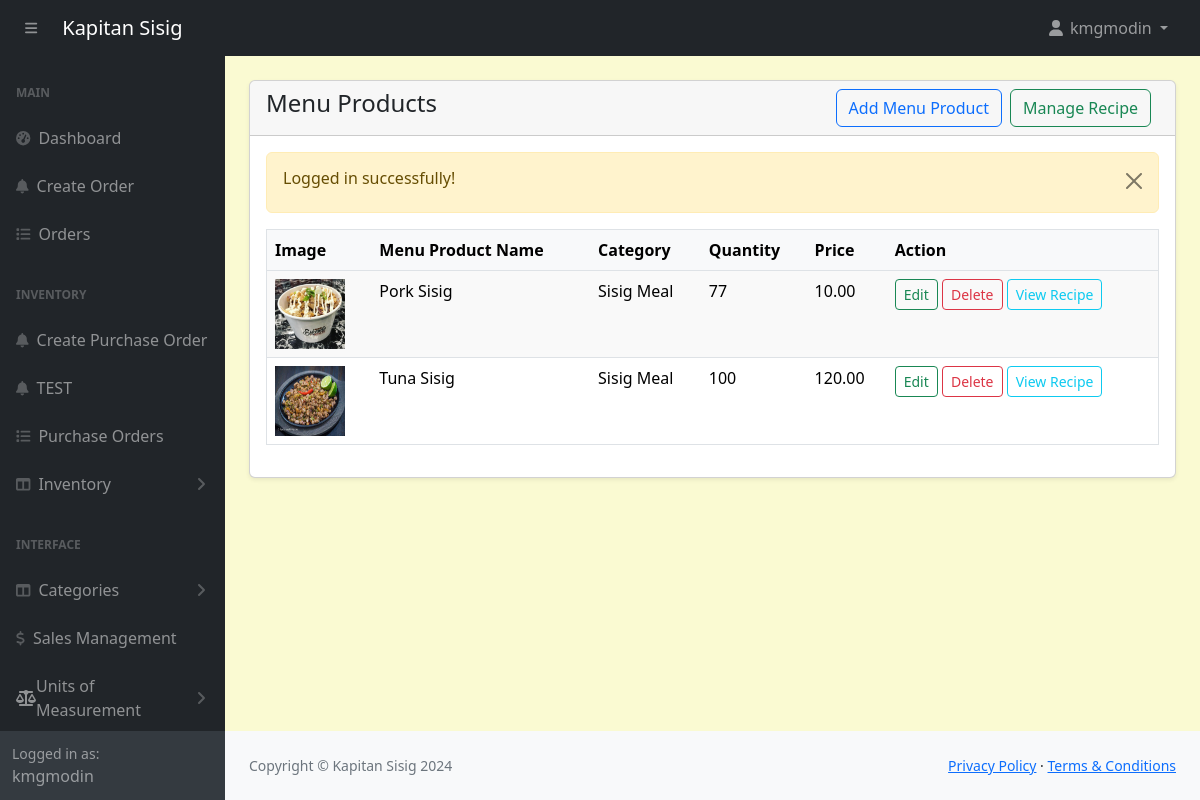
The page /POS-System-KapitanSisig/admin/products.php (signed in) on the database its author committed.
### tables this page shows
CREATE TABLE `products` (
  `id` int(11) NOT NULL,
  `category_id` int(11) NOT NULL,
  `productname` varchar(191) NOT NULL,
  `description` varchar(191) NOT NULL,
  `price` decimal(10,2) NOT NULL,
  `image` varchar(255) NOT NULL,
  `created_at` date NOT NULL DEFAULT current_timestamp(),
  `quantity` int(11) NOT NULL
);

CREATE TABLE `categories` (
  `id` int(11) NOT NULL,
  `name` varchar(191) NOT NULL,
  `status` tinyint(4) NOT NULL DEFAULT 0
);

### POS-System-KapitanSisig/admin/products.php (the view)
<?php include('includes/header.php'); ?>
<div class="container-fluid px-4 pb-4">
    <div class="card mt-4 shadow-sm">
        <div class="card-header">
            <h4 class="mb-0">Menu Products
                <a href="recipes-add.php" class="btn btn-outline-success float-end me-2">Manage Recipe</a>
                <a href="products-create.php" class="btn btn-outline-primary float-end me-2">Add Menu Product</a>
            </h4>
        </div>
        <div class="card-body">
            <?php alertMessage(); ?>
            <?php
                $products = getAll('products');
                if (!$products) {
                    echo '<h4>Something went wrong.</h4>';
                } elseif (mysqli_num_rows($products) > 0) {
            ?>
            <div class="table-responsive">
                <table class="table" style="width: 100%; margin-bottom: 1rem; color: #000; border: 1px solid #dee2e6;">
                    <thead>
                        <tr style="background-color: #f8f9fa; color: #000;">
                            <th>Image</th>
                            <th>Menu Product Name</th>
                            <th>Category</th>
                            <th>Quantity</th>
                            <th>Price</th>
                            <th>Action</th>
                        </tr>
                    </thead>
                    <tbody>
                        <?php
                        $i = 0;
                        while ($productItem = mysqli_fetch_assoc($products)) :
                            $i++;
                        ?>
                        <tr style="background-color: <?= $i % 2 == 0 ? '#fff' : '#f9f9f9'; ?>; border: 1px solid #dee2e6;">
                            <td><img src="../<?= htmlspecialchars($productItem['image']); ?>" style="width:70px;height:70px;" alt="product image" /></td>
                            <td><?= htmlspecialchars($productItem['productname']) ?></td>
                            <td>
                                <?php
                                $categoryId = $productItem['category_id'];
                                $categoryQuery = "SELECT name FROM categories WHERE id = '$categoryId'";
                                $categoryResult = mysqli_query($conn, $categoryQuery);
                                $categoryName = $categoryResult && mysqli_num_rows($categoryResult) > 0
                                                ? htmlspecialchars(mysqli_fetch_assoc($categoryResult)['name'])
                                                : "Unknown Category";
                                ?>
                                <?= $categoryName ?>
                            </td>
                            <td><?= htmlspecialchars($productItem['quantity']) ?></td>
                            <td><?= htmlspecialchars($productItem['price']) ?></td>
                            <td>
                                <a href="products-edit.php?id=<?= $productItem['id'];?>" class="btn btn-outline-success btn-sm">Edit</a>
                                <a
                                    href="products-delete.php?id=<?= $productItem['id'];?>"
                                    class="btn btn-outline-danger btn-sm"
                                    onclick="return confirm('Are you sure you want to delete this product?')">
                                    Delete
                                </a>
                                <a
                                    href="recipe-view.php?id=<?= $productItem['id'];?>"
                                    class="btn btn-outline-info btn-sm">
                                    View Recipe
                                </a>
                            </td>
                        </tr>
                        <?php endwhile; ?>
                    </tbody>
                </table>
            </div>
            <?php
                } else {
                    echo '<h4 class="mb-0">No record found.</h4>';
                }
            ?>
        </div>
    </div>
</div>
<?php include('includes/footer.php'); ?>

### POS-System-KapitanSisig/admin/includes/header.php (shortened to what this page needs)
<?php
require '../config/function.php';
?>
<!DOCTYPE html>
<html lang="en">
    <head>
        <link href="assets/css/styles.css" rel="stylesheet" />
        <link rel="stylesheet" href="//cdn.jsdelivr.net/npm/alertifyjs@1.14.0/build/css/themes/default.min.css"/>
        <link rel="stylesheet" href="//cdn.jsdelivr.net/npm/alertifyjs@1.14.0/build/css/alertify.min.css"/>
        <link href="https://cdn.jsdelivr.net/npm/select2@4.1.0-rc.0/dist/css/select2.min.css" rel="stylesheet" />
        <link rel="stylesheet" href="assets/css/custom.css">
    </head>
    <body class="sb-nav-fixed">
    <?php include('navbar.php'); ?>
      <div id="layoutSidenav">
        <?php include('sidebar.php'); ?>
          <div id="layoutSidenav_content">
            <main>

### POS-System-KapitanSisig/admin/includes/navbar.php (shortened to what this page needs)
<nav class="sb-topnav navbar navbar-expand navbar-dark bg-dark">
            <button class="btn btn-link btn-sm order-1 order-lg-0 me-4 me-lg-0" id="sidebarToggle" href="#!"><i class="fas fa-bars ps-3"></i></button>
            <a class="navbar-brand ps-3" href="index.html">Kapitan Sisig</a>
            <ul class="navbar-nav ms-auto ms-md-0 me-3 me-lg-4">
                <li class="nav-item dropdown">
                    <a class="nav-link dropdown-toggle" id="navbarDropdown" href="#" role="button" data-bs-toggle="dropdown" aria-expanded="false">
                        <i class="fas fa-user fa-fw"></i>
                        <?= $_SESSION['loggedInUser']['username']; ?>
                    </a>
                </li>
            </ul>
        </nav>

### POS-System-KapitanSisig/admin/includes/sidebar.php (shortened to what this page needs)
<div id="layoutSidenav_nav">
    <nav class="sb-sidenav accordion sb-sidenav-dark" id="sidenavAccordion">
        <div class="sb-sidenav-menu">
            <div class="nav">
                <div class="sb-sidenav-menu-heading">Main</div>
                <a class="nav-link" href="index.php">
                    <div class="sb-nav-link-icon"><i class="fas fa-tachometer-alt"></i></div>
                    Dashboard
                </a>
                <a class="nav-link" href="order-create.php">
                    <div class="sb-nav-link-icon"><i class="fas fa-bell"></i></div>
                    Create Order
                </a>
                <a class="nav-link" href="orders.php">
                    <div class="sb-nav-link-icon"><i class="fas fa-list"></i></div>
                    Orders
                </a>
                <div class="sb-sidenav-menu-heading">Inventory</div>
                <?php if ($_SESSION['loggedInUser']['position'] == 1): ?>
                    <a class="nav-link" href="purchase-order-create.php">
                        <div class="sb-nav-link-icon"><i class="fas fa-bell"></i></div>
                        Create Purchase Order
                    </a>
                    <a class="nav-link" href="purchase-order-select-supplier.php">
                        <div class="sb-nav-link-icon"><i class="fas fa-bell"></i></div>
                        TEST
                    </a>
                    <a class="nav-link" href="purchase-orders.php">
                        <div class="sb-nav-link-icon"><i class="fas fa-list"></i></div>
                        Purchase Orders
                    </a>
                <?php endif; ?>
                <a class="nav-link collapsed" href="#" data-bs-toggle="collapse" data-bs-target="#collapseInventory" aria-expanded="false" aria-controls="collapseInventory">
                    <div class="sb-nav-link-icon"><i class="fas fa-columns"></i></div>
                    Inventory
                    <div class="sb-sidenav-collapse-arrow"><i class="fas fa-angle-down"></i></div>
                </a>
                <div class="sb-sidenav-menu-heading">Interface</div>
                <a class="nav-link collapsed" href="#" data-bs-toggle="collapse" data-bs-target="#collapseCategory" aria-expanded="false" aria-controls="collapseCategory">
                    <div class="sb-nav-link-icon"><i class="fas fa-columns"></i></div>
                    Categories
                    <div class="sb-sidenav-collapse-arrow"><i class="fas fa-angle-down"></i></div>
                </a>
                <a class="nav-link" href="sales.php">
                    <div class="sb-nav-link-icon"><i class="fas fa-dollar-sign"></i></div>
                    Sales Management
                </a>
                <li class="nav-item">
                    <a class="nav-link collapsed" href="#" data-bs-toggle="collapse" data-bs-target="#collapseUnits" aria-expanded="false" aria-controls="collapseUnits">
                        <i class="fas fa-balance-scale"></i>
                        <span>Units of Measurement</span>
                        <div class="sb-sidenav-collapse-arrow"><i class="fas fa-angle-down"></i></div>
                    </a>
                </li>
            </div>
        </div>
        <div class="sb-sidenav-footer">
            <div class="small">Logged in as:</div>
            <?= $_SESSION['loggedInUser']['username']; ?>
        </div>
    </nav>
</div>

### POS-System-KapitanSisig/config/function.php (shortened to what this page needs)
<?php
require 'dbcon.php';
function validate($inputData){
    global $conn;
    $validatedData = mysqli_real_escape_string($conn, $inputData);
    return trim($validatedData);
}
function alertMessage(){
    if (isset($_SESSION['message'])) {
        echo '<div class="alert alert-warning alert-dismissible fade show" role="alert">
            <h6>'.htmlspecialchars($_SESSION['message']).'</h6>
            <button type="button" class="btn-close" data-bs-dismiss="alert" aria-label="Close"></button>
          </div>';
    }
}
function getAll($tableName, $status = NULL){
    global $conn;
    $table = validate($tableName);
    $status = validate($status);
    $query = ($status == 'status') ? "SELECT * FROM $table WHERE $status = '0'" : "SELECT * FROM $table";
    return mysqli_query($conn, $query);
}
?>

### POS-System-KapitanSisig/admin/includes/footer.php (shortened to what this page needs)
</main>
                <footer class="py-4 bg-light mt-auto">
                    <div class="container-fluid px-4">
                        <div class="d-flex align-items-center justify-content-between small">
                            <div class="text-muted">Copyright &copy; Kapitan Sisig 2024</div>
                            <div>
                                <a href="#">Privacy Policy</a>
                                &middot;
                                <a href="#">Terms &amp; Conditions</a>
                            </div>
                        </div>
                    </div>
                </footer>
            </div>
        </div>
    </body>
</html>

### POS-System-KapitanSisig/admin/assets/css/custom.css (style rules this page uses)
body { margin: 0; font-family: system-ui, -apple-system, "Segoe UI", Roboto, "Helvetica Neue", "Noto Sans", "Liberation Sans", Arial, sans-serif; font-size: 1rem; font-weight: 400; line-height: 1.5; color: #212529; text-align: left; background-color: #FAFAD2; -webkit-text-size-adjust: 100%; -webkit-tap-highlight-color: rgba(0, 0, 0, 0); }

### rows shown on the page
products: image (picture), productname "Pork Sisig", category.name "Sisig Meal", quantity "77", price "10.00"
products: image (picture), productname "Tuna Sisig", category.name "Sisig Meal", quantity "100", price "120.00"

### other values the page prints
$_SESSION['loggedInUser']['username'] "kmgmodin"
$_SESSION['message'] "Logged in successfully!"
